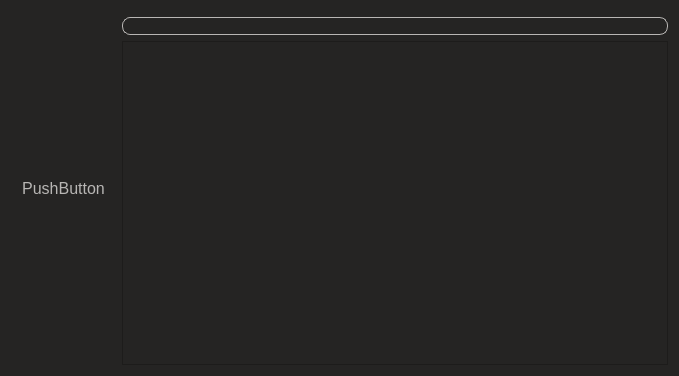
<?xml version="1.0" encoding="UTF-8"?>
<ui version="4.0">
 <class>enquiry</class>
 <widget class="QWidget" name="enquiry">
  <property name="geometry">
   <rect>
    <x>0</x>
    <y>0</y>
    <width>679</width>
    <height>376</height>
   </rect>
  </property>
  <property name="windowTitle">
   <string>enquiry</string>
  </property>
  <property name="styleSheet">
   <string notr="true">QWidget{
	background-color:#252423;
}

QPushButton{
	font-family: &quot;Microsoft YaHei&quot;;
	font-size: 12pt;
	background-color:#252423;
	border-style: none;
	min-height: 48px;
	color: #B8B6B4;
}

QPushButton::hover{
	background-color: #323130;
}

QPushButton::pressed{
	background-color: #3B3A39;
}

QPushButton::checked{
	background-color: #3B3A39;
}

QGroupBox{
	border: none;
}

QLabel{
	background-color: #transparent;
}

QScrollArea{
	border: none;
}

QGraphicsView{
	border: none;
}

QLineEdit{
	border:1px solid #B8B6B4;
	border-radius: 8px;
	color: #B8B6B4;
	padding-left: 5px
}

QListWidget{
	color: #B8B6B4;
}</string>
  </property>
  <layout class="QGridLayout" name="gridLayout">
   <item row="2" column="2">
    <widget class="QListWidget" name="listWidget"/>
   </item>
   <item row="1" column="2">
    <widget class="QLineEdit" name="lineEdit"/>
   </item>
   <item row="0" column="0" rowspan="3">
    <widget class="QGroupBox" name="groupBox">
     <property name="title">
      <string/>
     </property>
     <layout class="QVBoxLayout" name="verticalLayout">
      <item>
       <widget class="QPushButton" name="pushButton">
        <property name="text">
         <string>PushButton</string>
        </property>
       </widget>
      </item>
     </layout>
    </widget>
   </item>
  </layout>
 </widget>
 <layoutdefault spacing="6" margin="11"/>
 <resources/>
 <connections/>
</ui>
